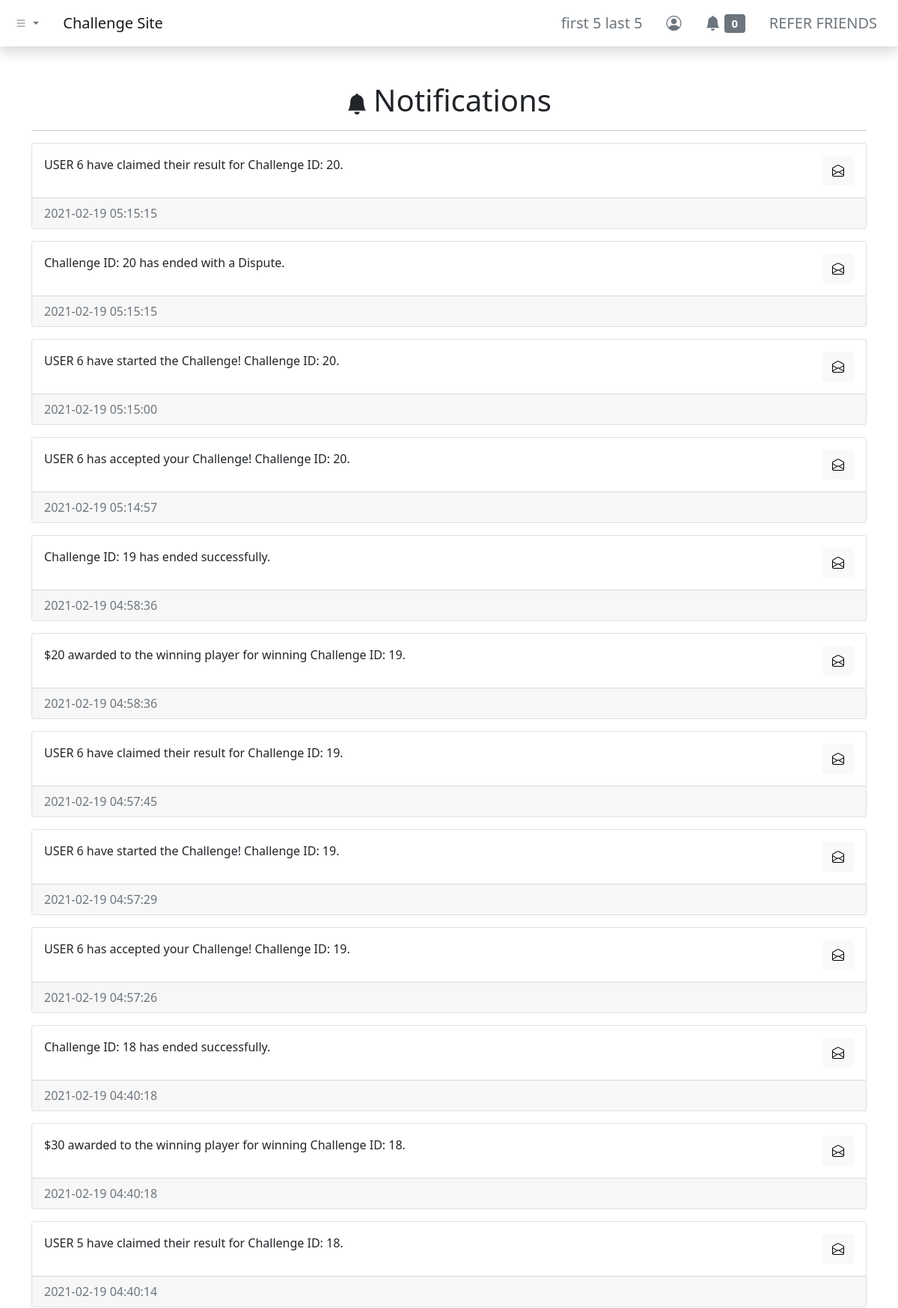
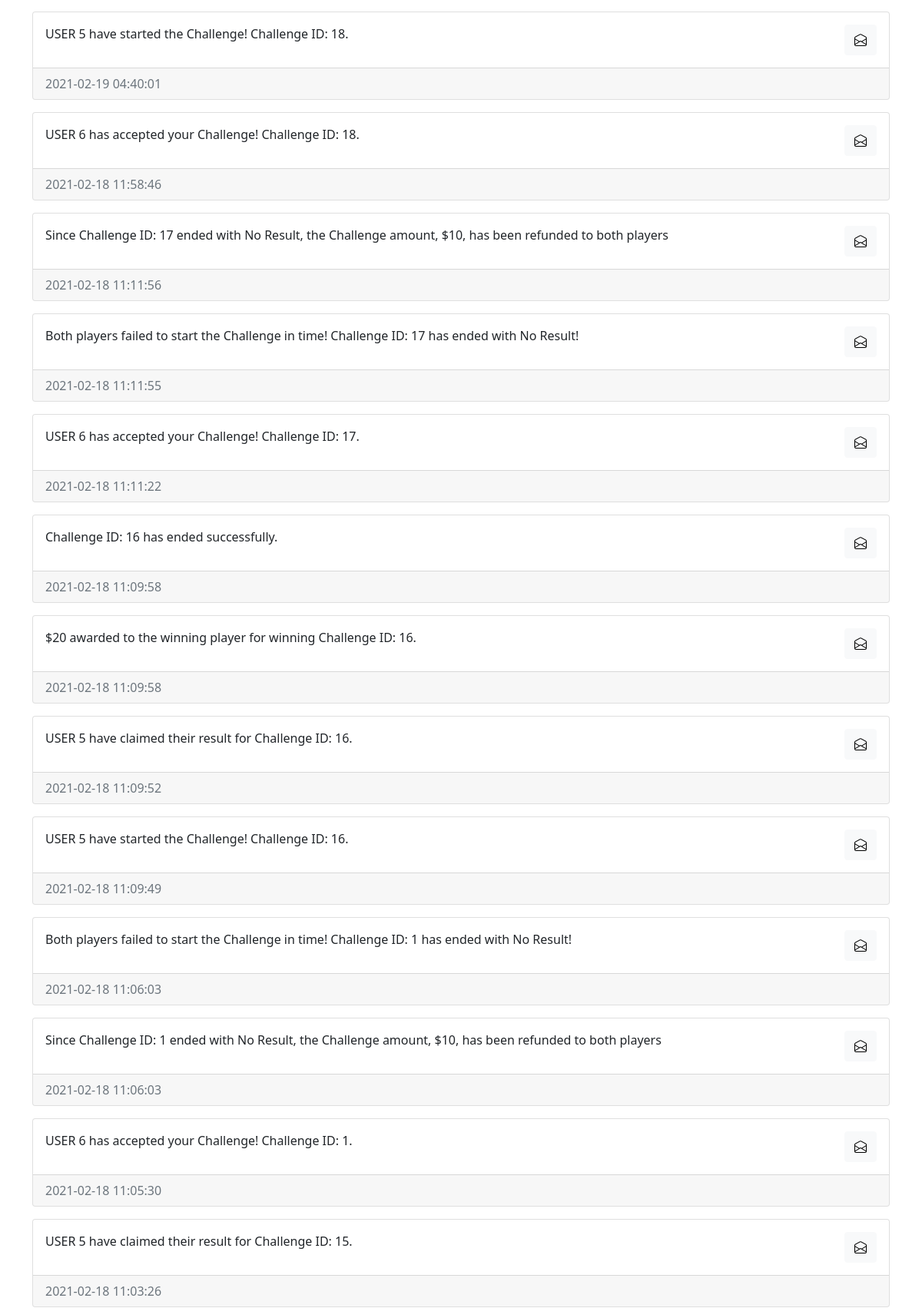
Page /dashboard/notifications/index.php (signed in, upper part) on the committed database (2 pictures, top to bottom).
### tables this page shows
CREATE TABLE `users` (
  `id` int(11) NOT NULL,
  `username` varchar(255) NOT NULL,
  `first_name` varchar(255) NOT NULL,
  `last_name` varchar(255) NOT NULL,
  `email` varchar(255) NOT NULL,
  `user_password` varchar(255) NOT NULL,
  `balance` decimal(65,30) UNSIGNED NOT NULL DEFAULT 0.000000000000000000000000000000
);

CREATE TABLE `notifications` (
  `notif_id` int(11) NOT NULL,
  `notif_for` int(11) NOT NULL,
  `notif_msg` text NOT NULL,
  `notif_status` varchar(255) NOT NULL DEFAULT 'unread',
  `notif_create_timestamp` timestamp NOT NULL DEFAULT current_timestamp(),
  `notif_read_timestamp` timestamp NULL DEFAULT NULL
);

### dashboard/notifications/index.php (the view, shortened to what this page needs)
<?php include '../../header.php'; ?>
<div class="container my-5">
    <div class="row">
        <div class="col">
            <h1 class="text-center"><i class="bi bi-bell-fill me-2 fs-3"></i>Notifications</h1>
            <hr />
            <?php
            include_once '../../php-apis/db-config.php';
            $user_id = $_SESSION['id'];
            $sql = "SELECT * FROM notifications WHERE notif_for = $user_id ORDER BY notif_create_timestamp DESC";
            $result = mysqli_query($conn, $sql);
            if (mysqli_num_rows($result) > 0) {
                while ($row = mysqli_fetch_assoc($result)) {
            ?>
                    <div class="card my-3">
                        <div class="card-body">
                            <div class="d-flex justify-content-between">
                                <p class="card-text"><?php echo $row['notif_msg']; ?></p>
                                <button type="button" class="btn btn-light notif_button" data-notif_id="<?php echo $row['notif_id']; ?>">
                                    <?php echo ($row['notif_status'] === 'unread') ? ('<i class="bi bi-envelope"></i>') : ('<i class="bi bi-envelope-open"></i>'); ?>
                                </button>
                            </div>
                        </div>
                        <div class="card-footer text-muted"><?php echo $row['notif_create_timestamp']; ?></div>
                    </div>
            <?php
                }
            } else {
                echo "<p class='text-center'>No Notifications</p>";
            }
            ?>
        </div>
    </div>
</div>
<?php include '../../footer.php'; ?>

### header.php (shortened to what this page needs)
<?php
function urlPrefix()
{
    if (basename(getcwd()) === basename(__DIR__)) {
        return './';
    } elseif (basename(dirname(getcwd())) === basename(__DIR__)) {
        return '../';
    } elseif (basename(dirname(dirname(getcwd()))) === basename(__DIR__)) {
        return '../../';
    } elseif (basename(dirname(dirname(dirname(getcwd())))) === basename(__DIR__)) {
        return '../../../';
    } else {
        return './';
    }
}
?>
<!DOCTYPE html>
<html lang="en">
<head>
    <link href="https://cdn.jsdelivr.net/npm/bootstrap@5.0.0-beta2/dist/css/bootstrap.min.css" rel="stylesheet">
    <link rel="stylesheet" href="https://cdn.jsdelivr.net/npm/bootstrap-icons@1.3.0/font/bootstrap-icons.css">
</head>
<body>
    <nav class="navbar navbar-expand-sm navbar-light bg-white shadow">
        <div class="container-fluid">
            <ul class="navbar-nav me-4">
                <li class="nav-item dropdown">
                    <a class="nav-link dropdown-toggle" href="#" id="navbarDropdownMenuLink" role="button" data-bs-toggle="dropdown" aria-expanded="false">
                        <i class="bi bi-list"></i>
                    </a>
                </li>
            </ul>
            <a class="navbar-brand" href="<?php echo urlPrefix(); ?>">Challenge Site</a>
            <div class="collapse navbar-collapse" id="navbarNavDropdown">
                <ul class="navbar-nav ms-auto">
                    <?php if (isset($_SESSION['id'])) { ?>
                        <li class="nav-item">
                            <a class="btn btn-lg btn-outline-secondary border-0" aria-current="page" href="<?php echo urlPrefix() . 'dashboard/profile/'; ?>">
                                <?php
                                include_once urlPrefix() . 'php-apis/db-config.php';
                                $user_id = $_SESSION['id'];
                                $sql = "SELECT * FROM users WHERE id=$user_id";
                                $result = mysqli_query($conn, $sql);
                                if (mysqli_num_rows($result) > 0) {
                                    while ($row = mysqli_fetch_assoc($result)) {
                                        echo $row['first_name'] . ' ' . $row['last_name'];
                                    }
                                } else {
                                    header("Location: " . urlPrefix() . "php-apis/logout.php");
                                    die();
                                }
                                ?>
                            </a>
                        </li>
                        <li class="nav-item">
                            <a class="btn btn-lg btn-outline-secondary border-0" aria-current="page" href="<?php echo urlPrefix() . 'dashboard/profile/'; ?>"><i class="bi bi-person-circle"></i></a>
                        </li>
                        <li class="nav-item">
                            <a class="btn btn-lg btn-outline-secondary border-0" aria-current="page" href="<?php echo urlPrefix() . 'dashboard/notifications/'; ?>">
                                <i class="bi bi-bell-fill"></i>
                                <span class="badge bg-secondary">
                                    <?php
                                    $sql2 = "SELECT COUNT(*) AS unread_notifs FROM notifications WHERE notif_for = $user_id AND notif_status = 'unread'";
                                    $result2 = mysqli_query($conn, $sql2);
                                    if (mysqli_num_rows($result2) > 0) {
                                        while ($row2 = mysqli_fetch_assoc($result2)) {
                                            echo $row2['unread_notifs'];
                                        }
                                    } else {
                                        echo "0";
                                    }
                                    ?>
                                </span>
                            </a>
                        </li>
                        <li class="nav-item">
                            <a class="btn btn-lg btn-outline-secondary border-0" aria-current="page" href="<?php echo urlPrefix() . 'dashboard/refer/'; ?>">REFER FRIENDS</a>
                        </li>
                    <?php } else { ?>
                        <li class="nav-item">
                            <a class="btn btn-lg btn-outline-secondary border-0" aria-current="page" href="<?php echo urlPrefix() . 'login/'; ?>">ENTER</a>
                        </li>
                    <?php } ?>
                </ul>
            </div>
        </div>
    </nav>

### rows in the picture
users: first_name "first 5", last_name "last 5"
notifications: notif_msg "USER 6 have claimed their result for Challenge ID: 20.", notif_create_timestamp "2021-02-19 05:15:15"
notifications: notif_msg "Challenge ID: 20 has ended with a Dispute.", notif_create_timestamp "2021-02-19 05:15:15"
notifications: notif_msg "USER 6 have started the Challenge! Challenge ID: 20.", notif_create_timestamp "2021-02-19 05:15:00"
notifications: notif_msg "USER 6 has accepted your Challenge! Challenge ID: 20.", notif_create_timestamp "2021-02-19 05:14:57"
notifications: notif_msg "Challenge ID: 19 has ended successfully.", notif_create_timestamp "2021-02-19 04:58:36"
notifications: notif_msg "$20 awarded to the winning player for winning Challenge ID: 19.", notif_create_timestamp "2021-02-19 04:58:36"
notifications: notif_msg "USER 6 have claimed their result for Challenge ID: 19.", notif_create_timestamp "2021-02-19 04:57:45"
notifications: notif_msg "USER 6 have started the Challenge! Challenge ID: 19.", notif_create_timestamp "2021-02-19 04:57:29"
notifications: notif_msg "USER 6 has accepted your Challenge! Challenge ID: 19.", notif_create_timestamp "2021-02-19 04:57:26"
notifications: notif_msg "Challenge ID: 18 has ended successfully.", notif_create_timestamp "2021-02-19 04:40:18"
notifications: notif_msg "$30 awarded to the winning player for winning Challenge ID: 18.", notif_create_timestamp "2021-02-19 04:40:18"
notifications: notif_msg "USER 5 have claimed their result for Challenge ID: 18.", notif_create_timestamp "2021-02-19 04:40:14"
notifications: notif_msg "USER 5 have started the Challenge! Challenge ID: 18.", notif_create_timestamp "2021-02-19 04:40:01"
notifications: notif_msg "USER 6 has accepted your Challenge! Challenge ID: 18.", notif_create_timestamp "2021-02-18 11:58:46"
notifications: notif_msg "Since Challenge ID: 17 ended with No Result, the Challenge amount, $10, has been refunded to both players", notif_create_timestamp "2021-02-18 11:11:56"
notifications: notif_msg "Both players failed to start the Challenge in time! Challenge ID: 17 has ended with No Result!", notif_create_timestamp "2021-02-18 11:11:55"
notifications: notif_msg "USER 6 has accepted your Challenge! Challenge ID: 17.", notif_create_timestamp "2021-02-18 11:11:22"
notifications: notif_msg "Challenge ID: 16 has ended successfully.", notif_create_timestamp "2021-02-18 11:09:58"
notifications: notif_msg "$20 awarded to the winning player for winning Challenge ID: 16.", notif_create_timestamp "2021-02-18 11:09:58"
notifications: notif_msg "USER 5 have claimed their result for Challenge ID: 16.", notif_create_timestamp "2021-02-18 11:09:52"
notifications: notif_msg "USER 5 have started the Challenge! Challenge ID: 16.", notif_create_timestamp "2021-02-18 11:09:49"
notifications: notif_msg "Both players failed to start the Challenge in time! Challenge ID: 1 has ended with No Result!", notif_create_timestamp "2021-02-18 11:06:03"
notifications: notif_msg "Since Challenge ID: 1 ended with No Result, the Challenge amount, $10, has been refunded to both players", notif_create_timestamp "2021-02-18 11:06:03"
notifications: notif_msg "USER 6 has accepted your Challenge! Challenge ID: 1.", notif_create_timestamp "2021-02-18 11:05:30"
notifications: notif_msg "USER 5 have claimed their result for Challenge ID: 15.", notif_create_timestamp "2021-02-18 11:03:26"

### other values in the picture
$row2['unread_notifs'] "0"
